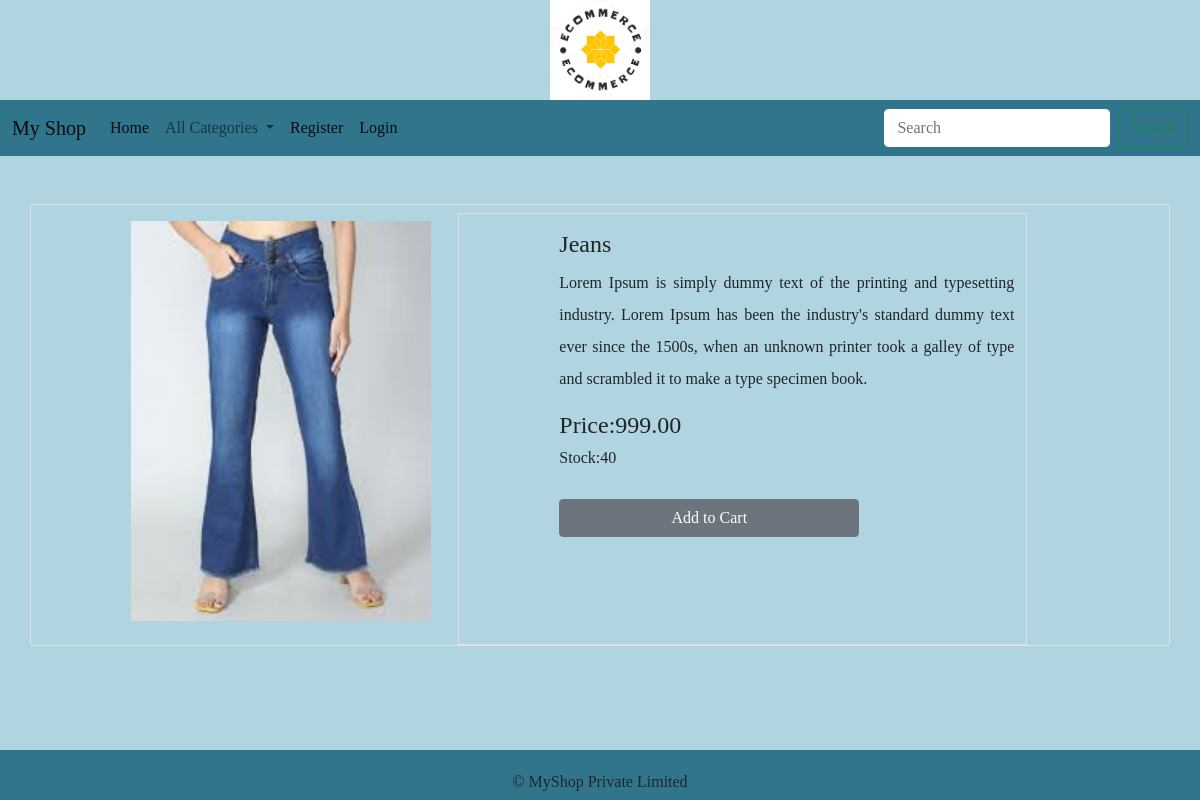
/detail/3, run on the app's committed database.
### shop/models.py (models this page shows, shortened)
class Product(models.Model):
    name = models.CharField(max_length=20)
    image=models.ImageField(upload_to='categories',null=True,blank=True)
    desc = models.TextField()
    price=models.DecimalField(max_digits=10,decimal_places=2)
    stock=models.IntegerField()
    available=models.BooleanField(default=True)
    created=models.DateTimeField(auto_now_add=True) #one time
    updated=models.DateTimeField(auto_now=True) #every time we update record
    category=models.ForeignKey(Category,on_delete=models.CASCADE)

### shop/views.py (the view)
# urls.py: path('detail/<int:p>',views.showdetail,name="detail"),
def showdetail(request,p):
    p=Product.objects.get(id=p)
    return render(request,'detail.html',{'p':p})

### cart/context_processors.py (called while the page is built, shortened)
def total(request):
    count = 0
    return {'count':count}

### shop/context_processors.py (called while the page is built)
def links(request):
    c=Category.objects.all()
    return {'links':c}

### templates/detail.html
{% extends 'base.html' %}
{% block content %}
<div class="container">
    <div class="row border border-1 mt-5">
    <div class="col-4 me-5 pt-3 pb-4" style="padding-left:100px;">
        <img src="{{p.image.url}}" height="400px" width="300px" >
    </div>
    <div class="col-6 me-5 mt-2 pt-3 border border-1" style="padding-left:100px;">
        <h4>{{p.name}}</h4>
        <p style="text-align:justify;line-height:2">{{p.desc}}</p>
        <h4 class="mt-2">Price:{{p.price}}</h4>
        <h6 class="mt-2">Stock:{{p.stock}}</h6>
        {% if user.is_superuser == True %}
        {% if p.stock > 0 %}
        <h3 class="text-success">Product In Stock </h3>
            <a href="{% url 'admin:index' %}" class="btn btn-secondary mt-4">Add Stock </a>
        {% else %}
            <h3 class="text-danger">Product Out Of Stock</h3>
        <a href="{% url 'admin:index' %}" class="btn btn-secondary mt-4" style="width:300px">Add Stock</a>
        {% endif %}
        {% else %}
        {% if p.stock > 0 %}
        <a href="{% url 'cart:addtocart' p.id %}" class="btn btn-secondary mt-4" style="width:300px">Add to Cart</a>
        {% else %}
        <h3 class="text-danger">Out Of Stock</h3>
        {% endif %}
        {% endif %}
     </div>
    </div>
</div>
{% endblock %}

### static/css/style.css (style rules this page uses)
body { background-color:#b1d5e0; font-family: "Spectral", serif; font-weight: 400; font-style: normal; }

### data on the page
Product: image (picture), name "Jeans", desc "Lorem Ipsum is simply dummy text of the printing and typesetting industry. Lorem Ipsum has been the industry's standard dummy text ever since the 1500s, when an unknown printer took a galley of type and scrambled it to make a type specimen book.", price "999.00", stock "40"
